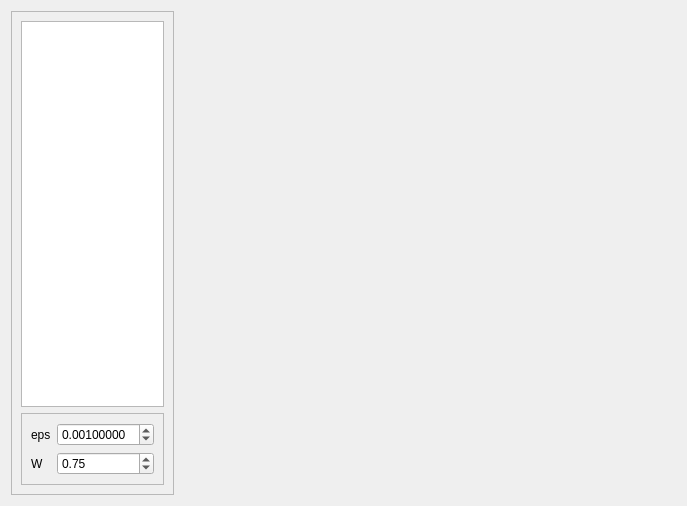
<?xml version="1.0" encoding="UTF-8"?>
<ui version="4.0">
 <class>relaxation</class>
 <widget class="QWidget" name="relaxation">
  <property name="geometry">
   <rect>
    <x>0</x>
    <y>0</y>
    <width>687</width>
    <height>506</height>
   </rect>
  </property>
  <property name="windowTitle">
   <string>Form</string>
  </property>
  <layout class="QHBoxLayout" name="horizontalLayout">
   <item>
    <widget class="QFrame" name="frame">
     <property name="sizePolicy">
      <sizepolicy hsizetype="Preferred" vsizetype="Preferred">
       <horstretch>1</horstretch>
       <verstretch>0</verstretch>
      </sizepolicy>
     </property>
     <property name="frameShape">
      <enum>QFrame::StyledPanel</enum>
     </property>
     <property name="frameShadow">
      <enum>QFrame::Raised</enum>
     </property>
     <layout class="QVBoxLayout" name="verticalLayout">
      <item>
       <widget class="QListWidget" name="list">
        <property name="sizePolicy">
         <sizepolicy hsizetype="Expanding" vsizetype="Expanding">
          <horstretch>0</horstretch>
          <verstretch>10</verstretch>
         </sizepolicy>
        </property>
       </widget>
      </item>
      <item>
       <widget class="QFrame" name="frame_2">
        <property name="sizePolicy">
         <sizepolicy hsizetype="Preferred" vsizetype="Minimum">
          <horstretch>0</horstretch>
          <verstretch>0</verstretch>
         </sizepolicy>
        </property>
        <property name="frameShape">
         <enum>QFrame::StyledPanel</enum>
        </property>
        <property name="frameShadow">
         <enum>QFrame::Raised</enum>
        </property>
        <layout class="QGridLayout" name="gridLayout">
         <item row="0" column="1">
          <widget class="QDoubleSpinBox" name="epsSpin">
           <property name="sizePolicy">
            <sizepolicy hsizetype="Minimum" vsizetype="Fixed">
             <horstretch>0</horstretch>
             <verstretch>1</verstretch>
            </sizepolicy>
           </property>
           <property name="decimals">
            <number>8</number>
           </property>
           <property name="maximum">
            <double>10.000000000000000</double>
           </property>
           <property name="singleStep">
            <double>0.000100000000000</double>
           </property>
           <property name="stepType">
            <enum>QAbstractSpinBox::AdaptiveDecimalStepType</enum>
           </property>
           <property name="value">
            <double>0.001000000000000</double>
           </property>
          </widget>
         </item>
         <item row="0" column="0">
          <widget class="QLabel" name="label">
           <property name="text">
            <string>eps</string>
           </property>
          </widget>
         </item>
         <item row="1" column="1">
          <widget class="QDoubleSpinBox" name="wSpin">
           <property name="sizePolicy">
            <sizepolicy hsizetype="Minimum" vsizetype="Fixed">
             <horstretch>0</horstretch>
             <verstretch>1</verstretch>
            </sizepolicy>
           </property>
           <property name="maximum">
            <double>1.000000000000000</double>
           </property>
           <property name="value">
            <double>0.750000000000000</double>
           </property>
          </widget>
         </item>
         <item row="1" column="0">
          <widget class="QLabel" name="label_2">
           <property name="text">
            <string>W</string>
           </property>
          </widget>
         </item>
        </layout>
       </widget>
      </item>
     </layout>
    </widget>
   </item>
   <item>
    <widget class="Chart" name="chart" native="true">
     <property name="sizePolicy">
      <sizepolicy hsizetype="Preferred" vsizetype="Preferred">
       <horstretch>4</horstretch>
       <verstretch>0</verstretch>
      </sizepolicy>
     </property>
    </widget>
   </item>
  </layout>
 </widget>
 <customwidgets>
  <customwidget>
   <class>Chart</class>
   <extends>QWidget</extends>
   <header>chart.h</header>
   <container>1</container>
  </customwidget>
 </customwidgets>
 <resources/>
 <connections/>
</ui>
